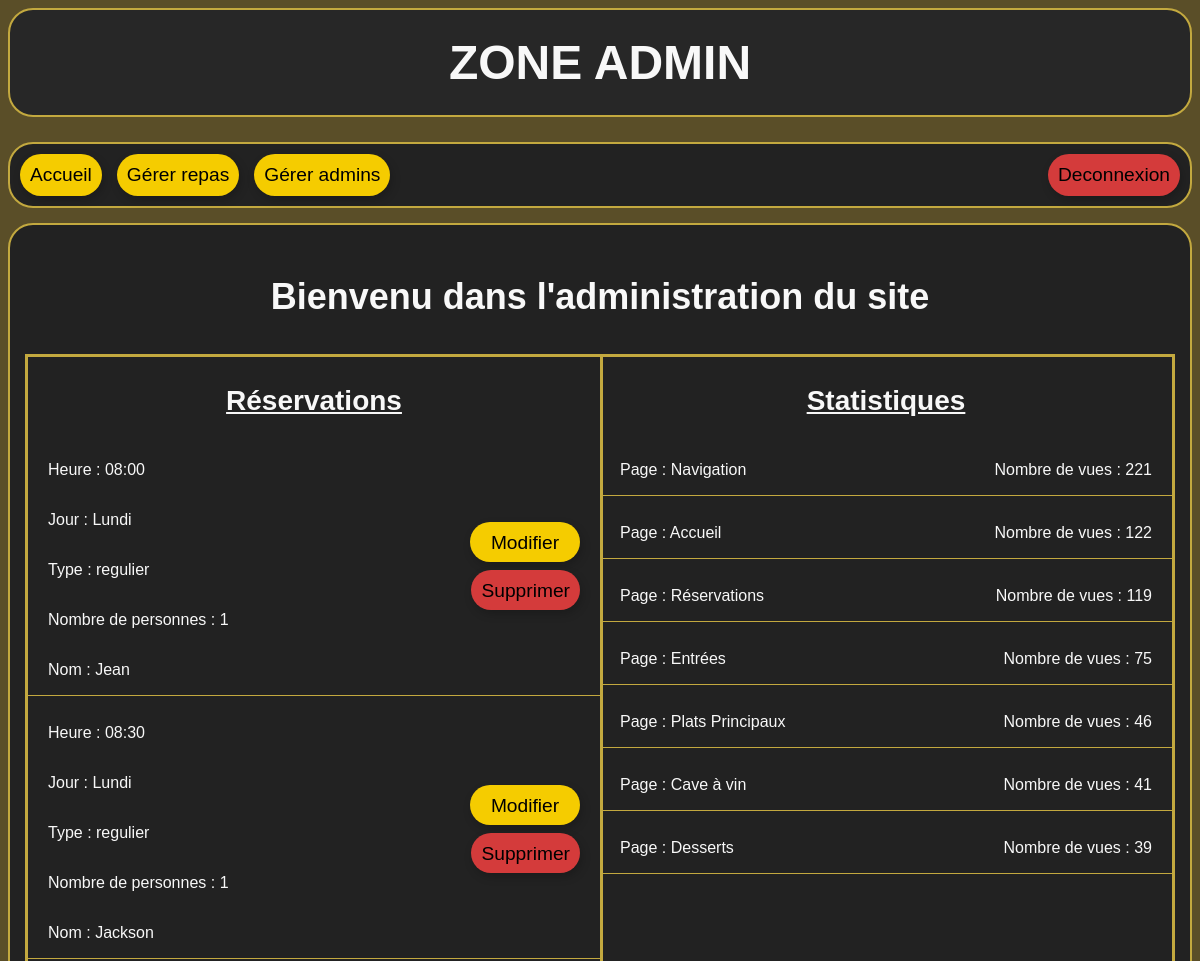
Page /admin/index.php (signed in, upper part) on the earlier database version.
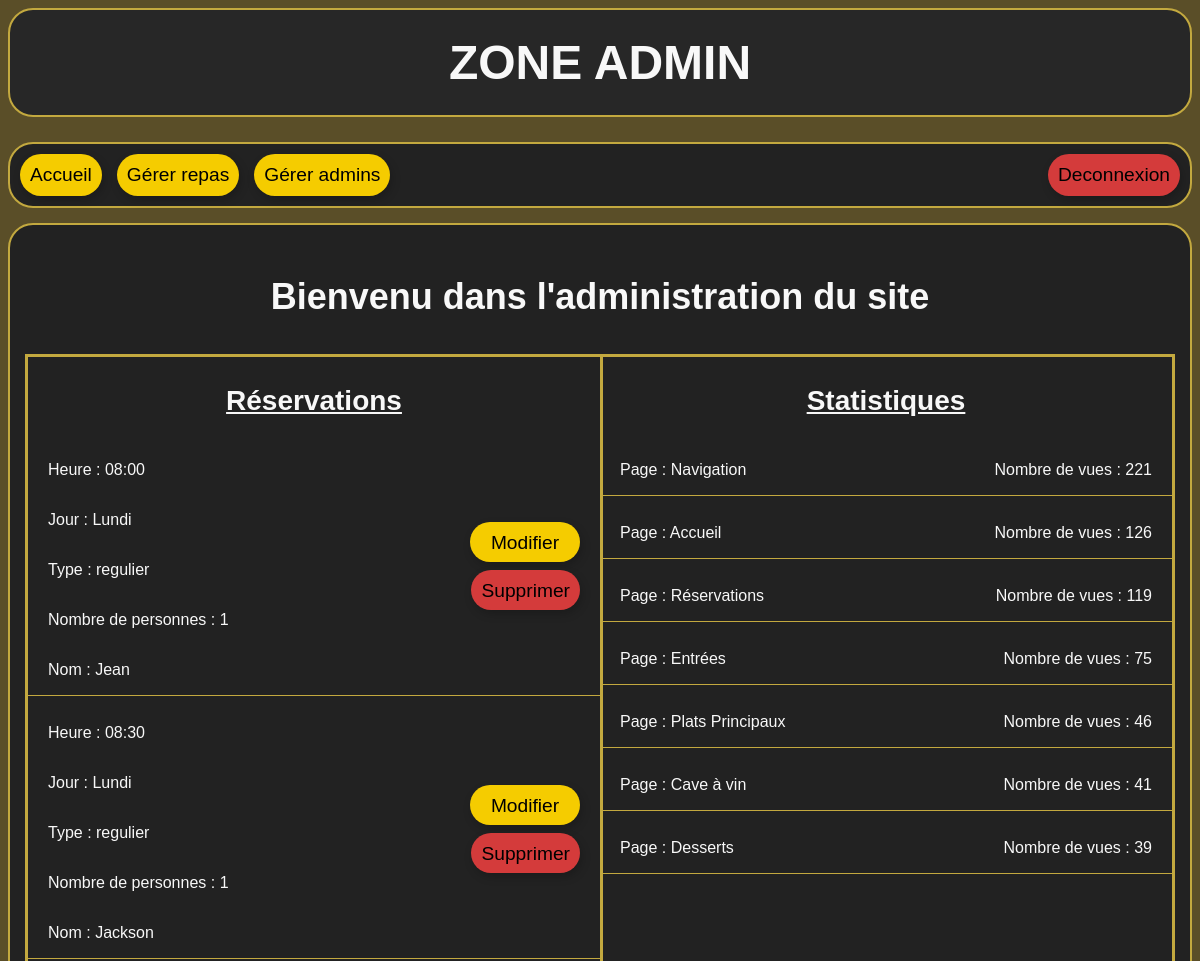
Same page on the later database version.
### tables this page shows
CREATE TABLE "vues" (
	"id"	INTEGER NOT NULL UNIQUE,
	"page"	TEXT NOT NULL UNIQUE,
	"nb"	INTEGER NOT NULL,
	PRIMARY KEY("id" AUTOINCREMENT)
);

### admin/index.php (the view, shortened to what this page needs)
<?php
include "../includes/base.php";
$nb_reservations_par_page = 6;
$page_reservations = $_GET["page"] ?? 1;
$sql = "
    SELECT id, jour, type, nom, nb, temps
    FROM reservations
	ORDER BY
		CASE jour
			WHEN 'Lundi' THEN 1
			WHEN 'Mardi' THEN 2
			WHEN 'Mercredi' THEN 3
			WHEN 'Jeudi' THEN 4
			WHEN 'Vendredi' THEN 5
			WHEN 'Samedi' THEN 6
			WHEN 'Dimanche' THEN 7
			END,
			temps
    LIMIT :limit
    OFFSET :offset
    ";
$stmt = $bdd->prepare($sql);
$stmt->execute([
    ":limit" => $nb_reservations_par_page,
    ":offset" => ($page_reservations - 1) * $nb_reservations_par_page
]);
$les_reservations = $stmt->fetchAll();
$sql = "
    SELECT *
    FROM vues
    ORDER BY nb DESC
    ";
$stmt = $bdd->prepare($sql);
$stmt->execute();
$pages = $stmt->fetchAll();
?>
<!DOCTYPE html>
<html lang="en">
<head>
    <link rel="stylesheet" href="../css/style_admin.css">
</head>
<body>
    <header>
        <h1>Zone admin</h1>
        <nav>
            <a class="changement_page" href="index.php"> Accueil </a>
            <a class="changement_page" href="repas/repas.php"> Gérer repas </a>
            <a class="changement_page" href="employes/gestion_admin.php"> Gérer admins </a>
            <a class="deconnexion" href="deconnexion.php"> Deconnexion </a>
        </nav>
    </header>
    <main>
        <p class="bienvenu">
            Bienvenu dans l'administration du site
        </p>
        <div class="conteneur">
            <div class="reservations">
                <p class="titre-section">Réservations</p>
                <?php foreach ($les_reservations as $une_reservation): ?>
                    <div class="une-reservation">
                        <div class="reservation-infos">
                            <p class="res-heure">Heure : <?= $une_reservation["temps"] ?></p>
                            <p class="res-jour">Jour : <?= $une_reservation["jour"] ?></p>
                            <p class="res-type">Type : <?= $une_reservation["type"] ?></p>
                            <p class="res-nb">Nombre de personnes : <?= $une_reservation["nb"] ?></p>
                            <p class="res-nom">Nom : <?= $une_reservation["nom"] ?></p>
                        </div>
                        <div class="btn-reservation">
                            <a class="modifier"
                                href="modifier_reservation.php?id=<?= $une_reservation['id'] ?>">Modifier</a>
                            <a class="supprimer" href="index.php?supprimer=<?= $une_reservation['id'] ?>">Supprimer</a>
                        </div>
                    </div>
                <?php endforeach ?>
            </div>
            <div class="statistiques">
                <p class="titre-section">Statistiques</p>
                <?php foreach ($pages as $page): ?>
                    <div class="une-statistique">
                        <p>Page : <?= $page["page"] ?></p>
                        <p class="nb-vues"> Nombre de vues : <?= $page["nb"] ?></p>
                    </div>
                <?php endforeach ?>
            </div>
        </div>
    </main>
</body>
</html>

Differences in the rows shown:
changed vues "Accueil": nb "122" → "126"
